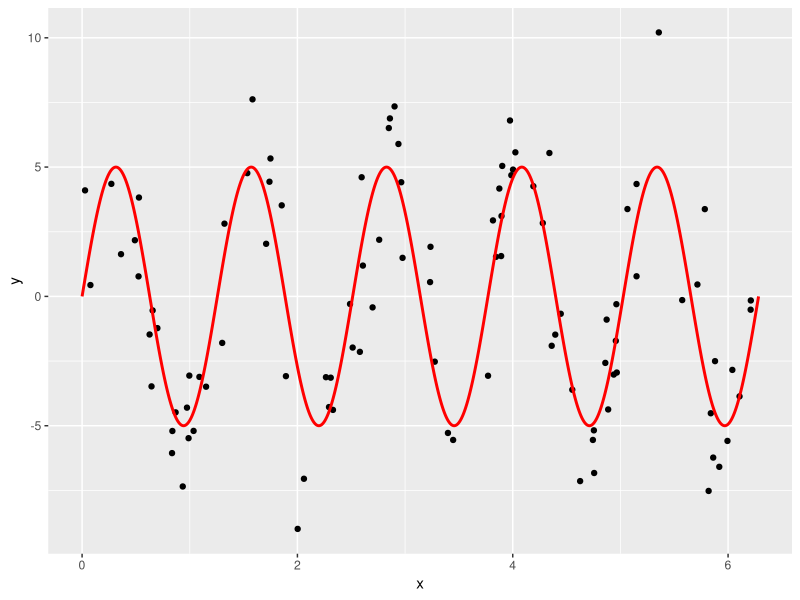

Write the R code that produced this figure. (Note: a time limit stopped this script after it produced the figure.)
# Setup -------------------------------------------------------------------
library(tidyverse)
library(broom)

# Let these be:
# -true function f(x) for a one-dimensional predictor x
# -the standard deviation of the true epsilon i.e. the noise
f <- function(x) {
  5*sin(5*x)
}
sigma <- 2

# This function generates a random sample. Random in terms of both
# -the predictor x
# -the amount of noise eps
generate_sample <- function(f, sample_size, sigma) {
  data_frame(
    x = runif(n = sample_size, min = 0, max = 2*pi),
    f_x = f(x),
    eps = rnorm(n = sample_size, mean = 0, sd = sigma),
    y = f_x + eps
  )
}

# Generate Training Data via Sampling -------------------------------------
# We observe points (x,y). Here we are pretending to know the exact break down 
# of y into f(x) and eps:
train_data <- generate_sample(f, sample_size = 100, sigma = sigma) %>%
  dplyr::select(x, y)

# The true model f(x) is in red:
ggplot(train_data, aes(x=x)) +
  geom_point(aes(y=y)) +
  stat_function(data=data_frame(x=c(0,2*pi)), aes(x=x), fun=f, col="red", n=1000, size=1)





# Compute MSE, Bias^2, Variance for Range of df --------------------------

# Number of simuations to average the behavior of f_hat = y_hat over
n_sim <- 10000
# Sample size of each training data
sample_size <- 200
# Value of x for test data
x0 <- 0.5
# Vector of different degrees of freedom to try:
df_vector <- c(1:99)

# Save values here:
MSE <- rep(0, length(df_vector)) 
bias_squared <- rep(0, length(df_vector))
variance <- rep(0, length(df_vector))

# Do your work here. You'll need a "pull back the curtain" moment at some point:
for (j in 3:99){
  predictions <- rep(0, n_sim)
  
  for(i in 1:n_sim) {
    # Generate sample traning data
    sample_train<-generate_sample(f,sample_size,sigma)
    
    # Train model on sample training data
    model <- smooth.spline(sample_train$x, sample_train$y,df=j)
    
    # Make prediction on test_data point 0.5
    predictions[i] <- as.numeric(predict(model,x0)[2])
  }
  
  # Make truth vector            
  truth <- data_frame(
    x = rep(x0, n_sim),
    f_x = f(x),
    eps = rnorm(n = n_sim, mean = 0, sd = sigma),
    y = f_x + eps
  )

  # Add predictions
  truth <- truth %>%
    mutate(y_hat=predictions)
  
  # Compute MSE, (Avg Bias of f_hat)^2, Variance of f_hat:
  MSE[j] <- mean((truth$y_hat-truth$y)^2)
  
  bias_squared[j] <- (mean(truth$f_x-truth$y_hat))^2
  
  variance[j] <- var(truth$y_hat)
  
print(j)
}








# Create Data Frames -------------------------------------------------------
# Create results data frame based on previous results
results <- data_frame(
  # only taking the part of the vector with values
  df = tail(df_vector,-2), 
  MSE = tail(MSE,-2),
  bias_squared = tail(bias_squared,-2),
  variance = tail(variance,-2)
) 
# Convert to tidy data format (rows=observations, cols=variables) using
# tidyr::gather
results_tidy <- results %>% 
  tidyr::gather(type, value, -df)





# Plots -------------------------------------------------------

# Plot bias_squared vs variance (on log vs log scale)
bias_sq_vs_var_plot <- 
  ggplot(results, aes(x=bias_squared, y=variance)) +
  geom_text(aes(label=df)) +
  scale_y_log10() +
  scale_x_log10()
bias_sq_vs_var_plot
ggsave(file="bias_sq_vs_var.pdf", plot=bias_sq_vs_var_plot, width = 6, height=4)

# Plot MSE, bias_squared, variance
MSE_plot <- 
  ggplot(results_tidy, aes(x=df, y=value, col=type)) +
  geom_line()
MSE_plot
ggsave(file="MSE.pdf", plot=MSE_plot, width = 6, height=4)

for (i in df_vector){
  print(i)
}
